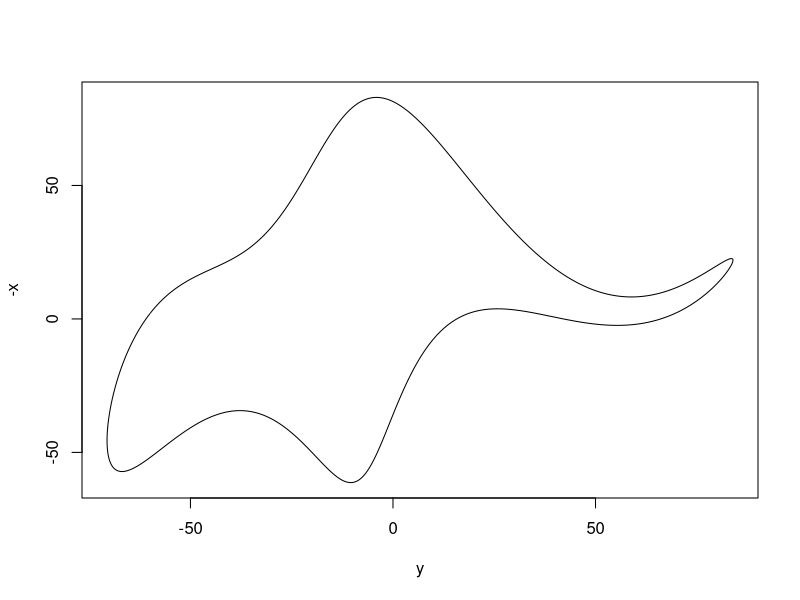
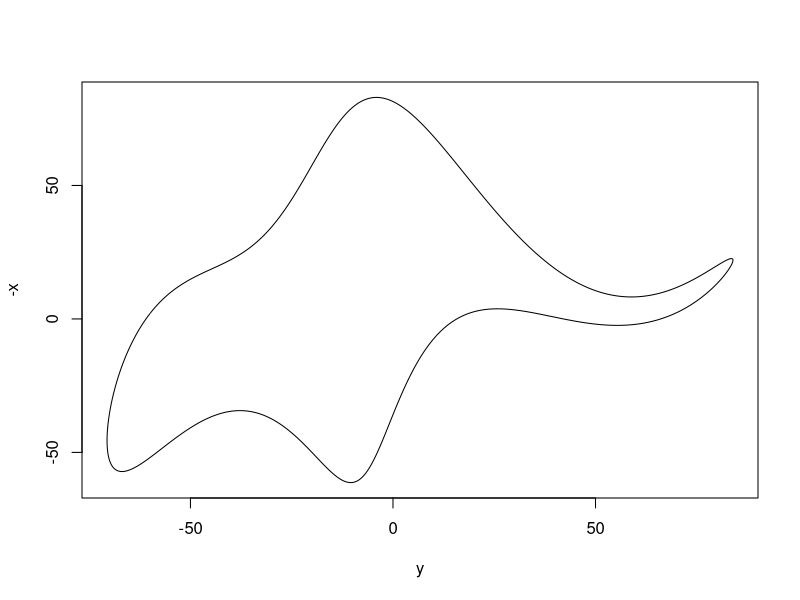

The R source for these figures, in order:
## To draw shapes based on a small set of parameters
## the default parameter set draws the shape of an elephant

## Inspired by: 
## Mayer, J., Khairy, K., Howard, J.
## Drawing an elephant with four complex parameters
## Am.J.Phys. 78: 648-649, 2010

## JHGM van Beek. 13 February 2018
## Open source software under the GPU Public License v3.

## the parameters can be modified
## the length of the arrays can be changed if desirable

## a plot will be drawn on-screen and in a pdf file with time stamp
## the parameters are written to a text file with the same time stamp

## the parameters for the elephant shape
# Ax <- c(0,0,12,0,-14)
# Ay <- c(-60,0,0,0,0)
# Bx <- c(50,18,0,0,0)
# By <- c(-30,8,-10,0,0)

## parameters for experiments
## the length of the arrays can be adapted
Ax <- c(0,0,12,0,-14)
Ay <- c(-60,0,0,0,0)
Bx <- c(50,18,0,0,0)
By <- c(-30,8,-10,0,0)

x_coordinate <- function(t,Ax,Bx) {
  x <- 0
  for (k in 1:length(Ax)) {
    x <- x + Ax[k] * cos(k*t)
  }
  for (k in 1:length(Bx)) {
    x <- x + Bx[k] * sin(k*t)
  }
  x
}

y_coordinate <- function(t,Ay,By) {
  y <- 0
  for (k in 1:length(Ay)) {
    y <- y + Ay[k] * cos(k*t)
  }
  for (k in 1:length(By)) {
    y <- y + By[k] * sin(k*t)
  }
  y
}


x <- numeric()
y <- numeric()
i <- 0.
for (tt in seq(0,6.28,0.01))
{ i<-i+1
  x[i] <- x_coordinate(tt,Ax,Bx)
  y[i] <- y_coordinate(tt,Ay,By)
}

date <- format(Sys.time(),"%d%b%Y_%H.%M")

# the size of the on-screen plot may need to be adapted to obtain a good shape
plot(y,-x,type='l')

pdf(file = paste(".\\Fig_ShapeExperiment_",date,".pdf",sep=""),width = 9, height = 10)
plot(y,-x,type='l')
dev.off()
sink(file=paste(".\\Parameters_ShapeExperiment_",date,".txt",sep=""))
cat("\nAx = ",Ax)
cat("\nBx = ",Bx)
cat("\nAy = ",Ay)
cat("\nBy = ",By)
sink()